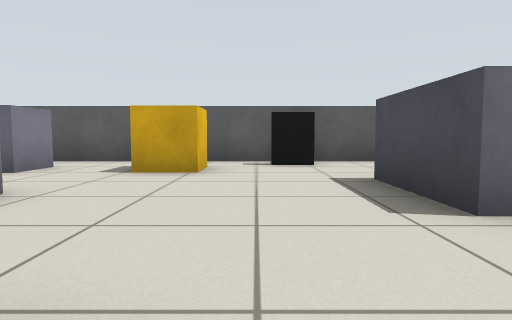
View 1 (above)

22 first-person views from a walk through a robot-simulator world made for Gazebo. The camera is 0.54 m above the floor, tilts 4° down and sees 75° across. The floor is counted in squares, 1 m on a side. Each view is taken from the middle of a square. On the plan, view 1 faces up. The plan holds only what a view shows up to about 9 squares ahead; the rest is blank.

View 2
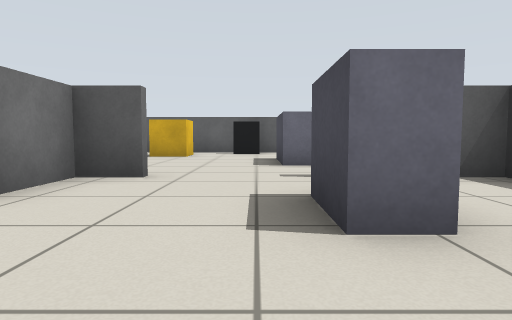

View 3
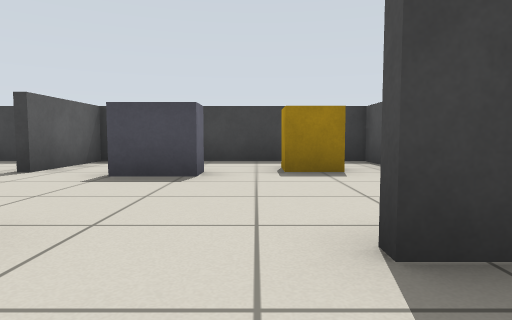

View 4
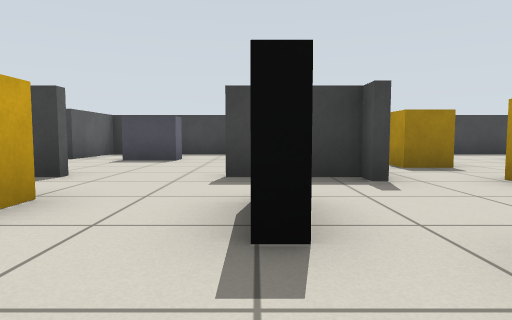

View 5
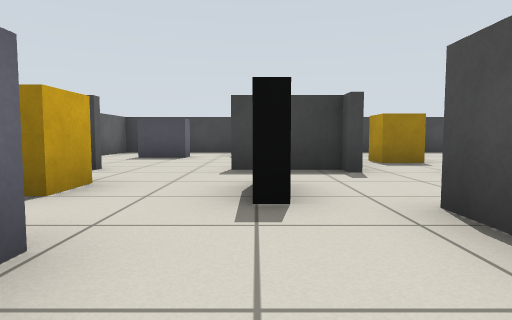

View 6
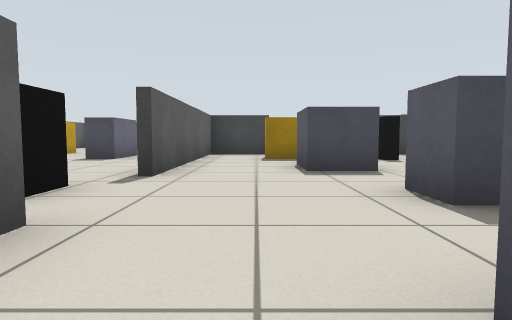

View 7
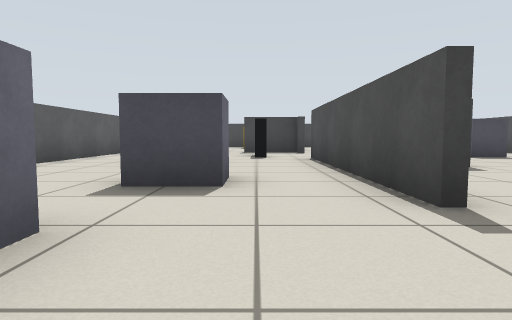

View 8
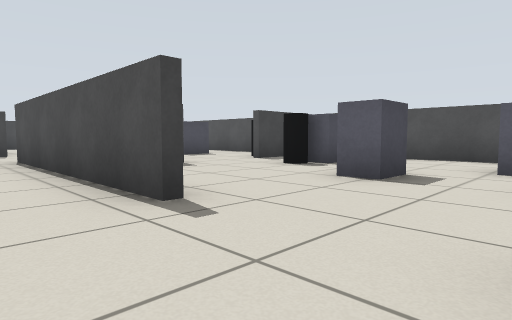

View 9
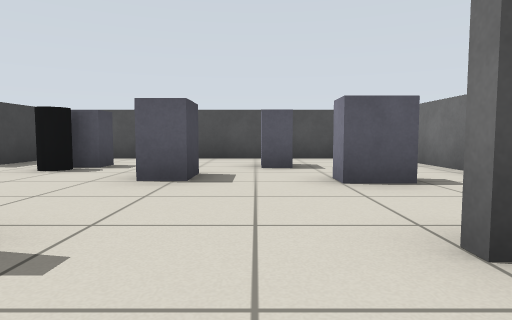

View 10
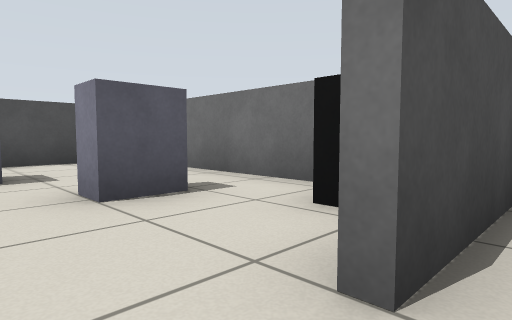

View 11
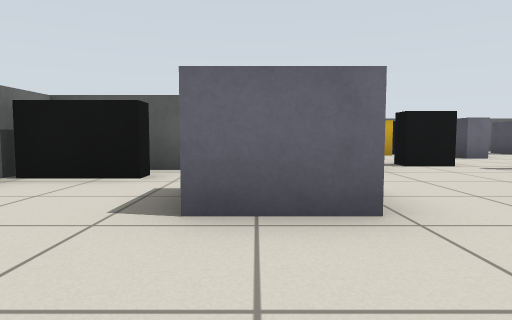

View 12
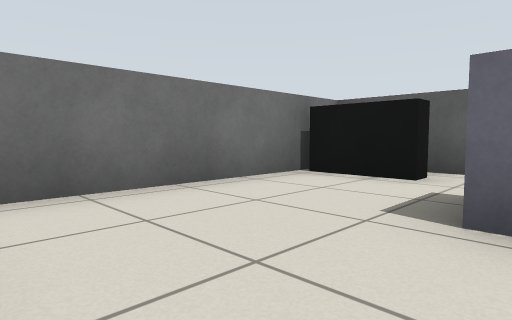

View 13
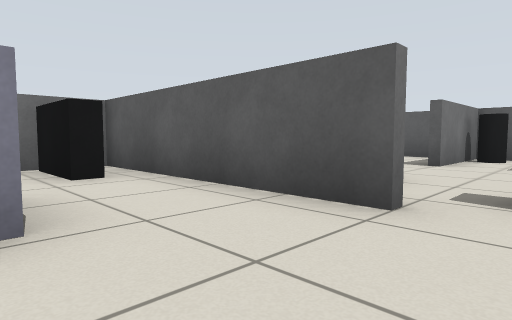

View 14
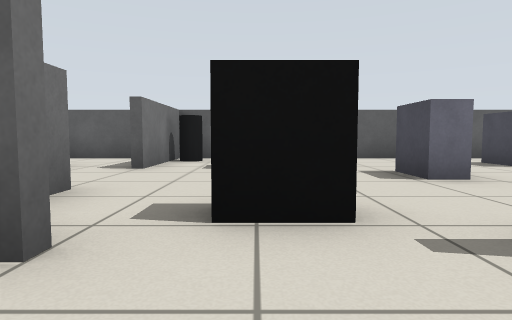

View 15
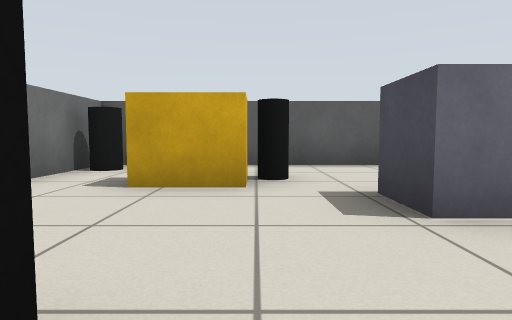

View 16
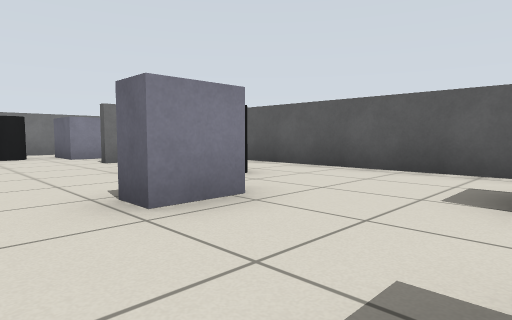

View 17
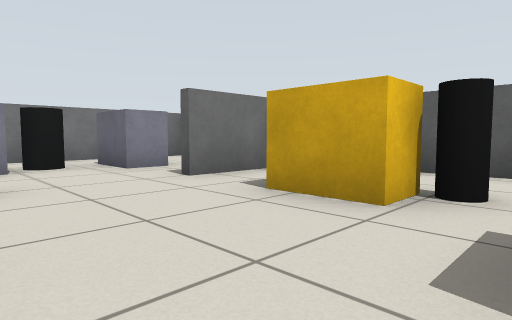

View 18
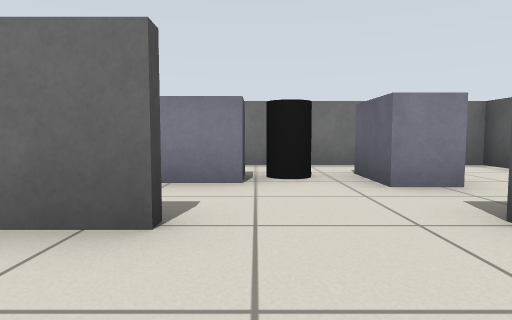

View 19
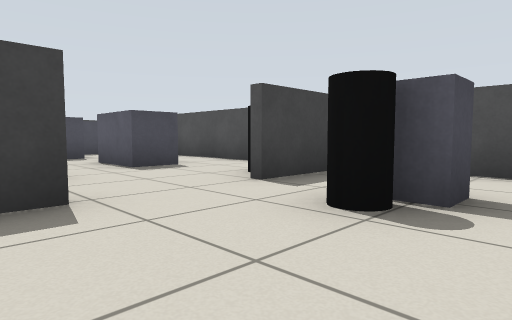

View 20
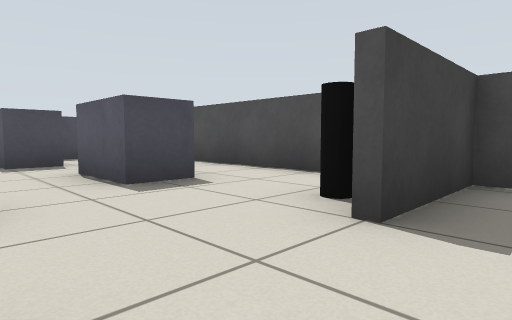

View 21
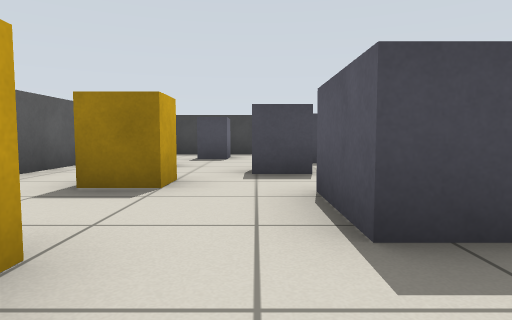

View 22
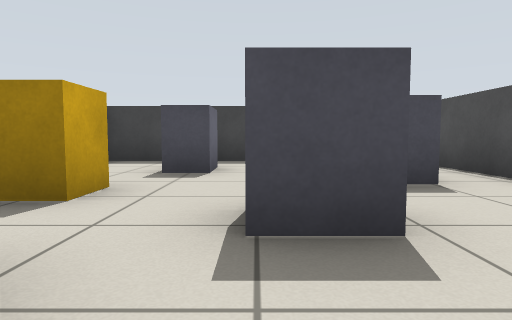

### Floor plan
Points are (right, up) in squares from view 1. A wall is a line through its corners. A room is listed if a view was taken in it or the views show most of it. See-through windows are left out.
Room 1 (views 1, 2)
walls: (-0.4, 0.4) (-1.4, 0.4) (-1.4, -1); (3.4, -5.4) (4.3, -5.4) (4.3, -1.8); (4.4, 0.4) (2, 0.4)
ways out: opening at (-2, -2.5) to room 2; opening at (0.5, 1) to room 3
objects: yellow box (2, -4) to (3, -4); grey box (2, -2) to (2, -1)
Room 2 (views 3, 4, 5, 6, 7, 8, 9, 10, 11, 12, 13, 14, 19, 20, 21, 22)
walls: (-7.1, -7.9) (-7.1, -7.2); (-1.6, -5.4) (-1.6, -3.5); (-10.6, -5.4) (-4.5, -5.4); (-5.1, -12.3) (-1.8, -12.3); (0.4, -5.6) (-1.2, -5.6); (-1.6, -1.5) (-1.6, -1); (-3, 0.4) (-7.5, 0.4); (-9.9, 0.4) (-15.3, 0.4) (-15.3, -4.6); (1.2, -12.3) (3, -12.3); (-14.8, -5.4) (-13, -5.4); (-15.3, -7.2) (-15.3, -10.9); (-14.2, -12.3) (-7.1, -12.3) (-7.1, -10); (4.3, -8.9) (4.3, -5.8)
ways out: opening at (-2, -2.5) to room 1; opening at (-8.5, 1) to room 3; gap at (-10, 1) to room 3
objects: black box (-15, -6); grey box (-14, -8) to (-13, -8); black box (-14, 0); grey box (-12, -10); grey box (-12, -3) to (-11, -2); grey box (-11, -9) to (-11, -8); grey box (-9, -10); black cylinder (-9, -9); grey box (-9, -3); grey box (-7, -3) to (-6, -2); black cylinder (-6, -11); yellow box (-5, -8) to (-5, -7); grey box (-4, -10) to (-3, -10); black box (-4, -4) to (-3, -4); yellow box (-4, -2) to (-3, -1); yellow box (-2, -8) to (-2, -7); grey box (-1, -10) to (-1, -9); yellow box (0, -7); grey box (1, -11) to (2, -10); grey box (2, -8) to (3, -8)
Room 3 (views 15, 16, 17, 18)
walls: (-2.6, 7.3) (-10.9, 7.3) (-10.9, 4.5); (2.6, 7.3) (-1.1, 7.3); (-10.9, 2.5) (-10.9, 1.5)
ways out: opening at (0.5, 1) to room 1; opening at (-8.5, 1) to room 2; gap at (-10, 1) to room 2; opening at (-11, 3.5)
objects: black cylinder (-10, 6); black box (-9, 1); yellow box (-9, 5); black cylinder (-8, 5); grey box (-7, 3) to (-7, 4); grey box (-4, 3) to (-3, 3); grey box (-4, 5) to (-4, 6); yellow box (-2, 5) to (-1, 6); other object (1, 7); grey box (2, 2) to (2, 4)

Positions as (right, up) in squares from view 1, and headings:
1: (0, 0), facing up
2: (1, -4), facing up
3: (-3, -3), facing right
4: (-6, -4), facing right
5: (-7, -4), facing right
6: (-12, -1), facing right
7: (-13, -4), facing right
8: (-13, -4), facing down-right
9: (-12, -4), facing down
10: (-12, -5), facing down-left
11: (-12, -5), facing up
12: (-12, -5), facing up-left
13: (-9, -2), facing up-left
14: (-9, -1), facing up
15: (-8, 1), facing up
16: (-4, 2), facing up-left
17: (-7, 2), facing up-left
18: (-9, 3), facing left
19: (-10, -7), facing down-right
20: (-8, -8), facing down-right
21: (-6, -9), facing right
22: (-3, -9), facing right
